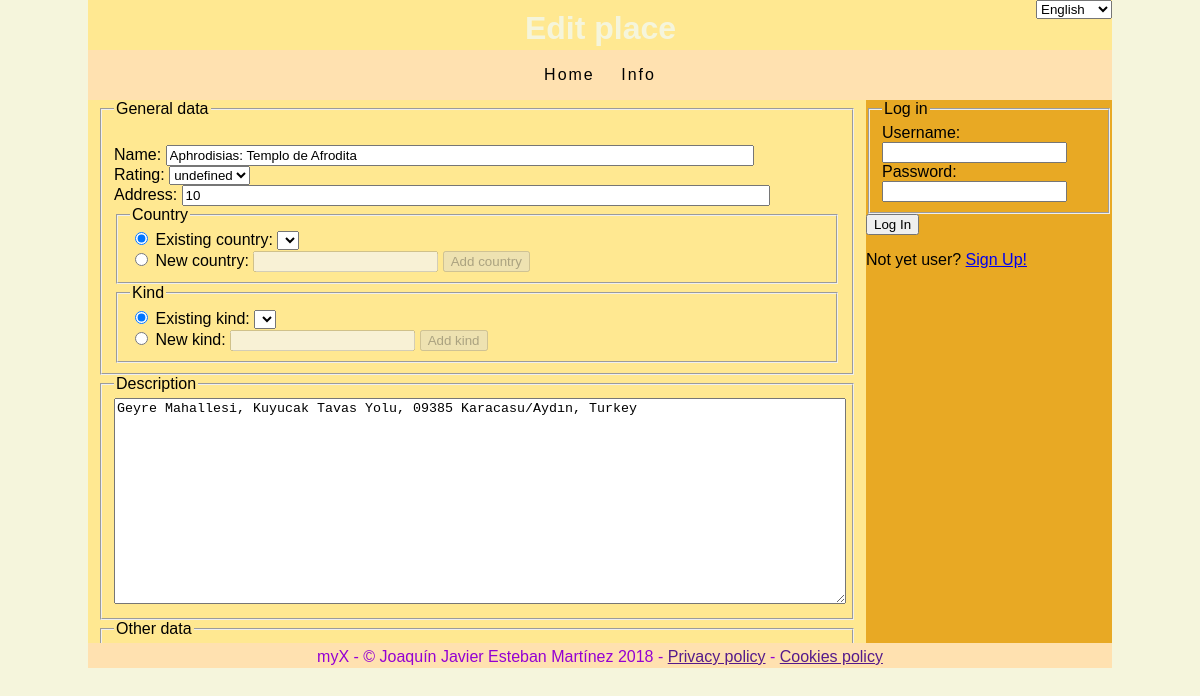
/locusEdit.php?locusID=738, run on the app's committed database.
### tables this page shows
CREATE TABLE `loca` (
    `locusID`       INTEGER NOT NULL,
    `achtung`       VARCHAR(255),
    `name`          VARCHAR(255) NOT NULL,
    `rating`        INTEGER,
    `address`       VARCHAR(255),
    `country`       INTEGER,
    `kind`          INTEGER,
    `descr`         MEDIUMTEXT,
    `coordExact`    VARCHAR(255),
    `coordGeneric`  VARCHAR(255),
    `web`           VARCHAR(255),
    `user`          INTEGER NOT NULL,
    INDEX (name),
    CONSTRAINT loca_pk PRIMARY KEY (locusID),
    CONSTRAINT loca_country_fk FOREIGN KEY (country) REFERENCES `countries` (countryID) ON DELETE CASCADE ON UPDATE CASCADE,
    CONSTRAINT loca_kind_fk FOREIGN KEY (kind) REFERENCES `kinds` (kindID) ON DELETE CASCADE ON UPDATE CASCADE,
    CONSTRAINT loca_user_fk FOREIGN KEY (user) REFERENCES `users` (userID) ON DELETE CASCADE ON UPDATE CASCADE
);

### locus.inc (called while the page is built, shortened)
<?php
class Locus {
    protected $name;
    protected $rating;
    protected $address;
    protected $descr;
    public function getName() {return $this->name;}
    public function getRating() {return $this->rating;}
    public function getAddress() {return $this->address;}
    public function getDescr() {return $this->descr;}
    public function __construct($locusID) {
        $pdo = DB::getDBHandle();
        $queryString = <<<QUERY
SELECT *
FROM `myX`.`loca`
WHERE `locusID` = :locusID
QUERY;
        $statement = $pdo->prepare($queryString);
        $statement->bindParam(":locusID", $locusID);
        $statement->execute();
        $row = $statement->fetch();
        $this->name = $row['name'];
        $this->rating = intval($row['rating']);
        $this->address = $row['address'];
        $this->descr = $row['descr'];
    }
}
?>

### locusEdit.php (the view, shortened to what this page needs)
<?php
require_once 'locus.inc';
if (isset($_GET['locusID'])) {
    $locusEdit = true;
    $locus = new Locus(intval($_GET['locusID']));
    $tempPraxis = false;
} else {
    $locusEdit = false;
    if (isset($_GET['tempPraxis'])) {
        $tempPraxis = true;
        $tempLocus = true;
    }
}
include 'header.inc';
echo "\t\t\t<section> \n";
echo "\t\t\t\t<form id=\"locusEditForm\" action=\"";
echo $tempPraxis ?
    "praxisEdit.php?praxisID=".$_SESSION['tempPraxis']['praxisID'] :
    "locusEditProcess.php";
echo "\" method=\"POST\" accept-charset=\"utf-8\">\n";
echo "\t\t\t\t\t<fieldset>\n";
echo "\t\t\t\t\t\t<legend>"._("General data")."</legend>\n";
echo "\" style=\"visibility: hidden; width: 80%\" /><br />\n";
echo "\t\t\t\t\t\t\t<label for=\"name\">"._("Name").":</label>\n";
echo "\t\t\t\t\t\t\t<input id=\"name\" type=\"text\" name=\"name\" value=\"";
if ($locusEdit)
    echo $locus->getName();
else if ($tempLocus && isset($_SESSION['tempLocusData']['name']))
    echo $_SESSION['tempLocusData']['name'];
echo "\" style=\"width: 80%\" /><br />\n";
echo "\t\t\t\t\t\t\t<label for=\"rating\">"._("Rating").":</label>\n";
echo "\t\t\t\t\t\t\t<select id=\"rating\" name=\"rating\">\n";
echo "\t\t\t\t\t\t\t\t<option value=\"0\"";
if ($locusEdit && ($locus->getRating() === 0))
    echo " selected=\"selected\"";
echo ">"._("undefined")."</option>\n";
echo "\t\t\t\t\t\t\t</select><br />\n";
echo "\t\t\t\t\t\t\t<label for=\"name\">"._("Address").":</label>\n";
echo "\t\t\t\t\t\t\t<input id=\"address\" type=\"text\" name=\"address\"".
    " value=\"";
if ($locusEdit)
    echo $locus->getAddress();
echo "\" style=\"width: 80%\" /><br />\n";
echo "\t\t\t\t\t\t\t<fieldset>\n";
echo "\t\t\t\t\t\t\t\t<legend>". _("Country")."</legend>\n";
echo "\t\t\t\t\t\t\t\t<input id=\"countryOriginExisting\" type=\"radio\"".
    " name=\"countryOrigin\"";
if ($locusEdit ||
    (!$locusEdit && $_SESSION['DBStatus']['doPracticaExist']))
        echo " checked=\"checked\"";
echo " />\n";
echo "\t\t\t\t\t\t\t\t<label for=\"countryOrigin\">"._("Existing country").
    ":</label>\n";
echo "\t\t\t\t\t\t\t\t<select name=\"countryID\" id=\"countryID\">\n";
echo "\t\t\t\t\t\t\t\t</select><br />\n";
echo "\t\t\t\t\t\t\t\t<input id=\"countryOriginNew\" type=\"radio\"".
    " name=\"countryOrigin\"";
if (!$locusEdit && !$_SESSION['DBStatus']['doPracticaExist'])
    echo " checked=\"checked\"";
echo " />\n";
echo "\t\t\t\t\t\t\t\t<label for=\"countryOrigin\">"._("New country").
    ":</label>\n";
echo "\t\t\t\t\t\t\t\t<input id=\"countryNewTxt\" type=\"text\"".
    " name=\"countryNew\" />\n";
echo "\t\t\t\t\t\t\t\t<button type=\"button\" id=\"countryNew\">".
    _("Add country")."</button>\n";
echo "\t\t\t\t\t\t\t</fieldset>\n";
echo "\t\t\t\t\t\t\t<fieldset>\n";
echo "\t\t\t\t\t\t\t\t<legend>". _("Kind")."</legend>\n";
echo "\t\t\t\t\t\t\t\t<input id=\"kindOriginExisting\" type=\"radio\"".
    " name=\"kindOrigin\"";
if ($locusEdit ||
    (!$locusEdit && $_SESSION['DBStatus']['doPracticaExist']))
        echo " checked=\"checked\"";
echo " />\n";
echo "\t\t\t\t\t\t\t\t<label for=\"kindsOrigin\">"._("Existing kind").
    ":</label>\n";
echo "\t\t\t\t\t\t\t\t<select name=\"kindID\" id=\"kindID\">\n";
echo "\t\t\t\t\t\t\t\t</select><br />\n";
echo "\t\t\t\t\t\t\t\t<input id=\"kindOriginNew\" type=\"radio\"".
    " name=\"kindOrigin\"";
if (!$locusEdit && !$_SESSION['DBStatus']['doPracticaExist'])
    echo " checked=\"checked\"";
echo " />\n";
echo "\t\t\t\t\t\t\t\t<label for=\"kindOrigin\">"._("New kind").
    ":</label>\n";
echo "\t\t\t\t\t\t\t\t<input id=\"kindNewTxt\" type=\"text\"".
    " name=\"kindNew\" />\n";
echo "\t\t\t\t\t\t\t\t<button type=\"button\" id=\"kindNew\">".
    _("Add kind")."</button>\n";
echo "\t\t\t\t\t\t\t</fieldset>\n";
echo "\t\t\t\t\t</fieldset>\n";
echo "\t\t\t\t\t<div id=\"descr\">\n";
echo "\t\t\t\t\t\t<fieldset>\n";
echo "\t\t\t\t\t\t\t<legend>"._("Description")."</legend>\n";
echo "\t\t\t\t\t\t\t<textarea id=\"descrTxt\" name=\"descr\"".
    " style=\"width: 100%; height: 200px;\">";
if ($locusEdit)
    echo $locus->getDescr();
echo "</textarea>\n";
echo "\t\t\t\t\t\t</fieldset>\n";
echo "\t\t\t\t\t</div>\n";
echo "\t\t\t\t\t<fieldset>\n";
echo "\t\t\t\t\t\t<legend>"._("Other data")."</legend>\n";
echo "\" /><br />\n";
echo "\" /><br />\n";
echo "\" style=\"width: 80%\" /><br />\n";
echo "\t\t\t\t\t</fieldset>\n";
echo "\t\t\t\t</form>\n";
echo "\t\t\t</section> \n\n";
require_once 'footer.inc';
?>

### stylesheets/default.css (style rules this page uses)
:root { --rootColor: #FF000D; --analogousColor1: #FF6B42; --analogousColor2: #E84E3D; --analogousColor3: #E84991; --analogousColor4: #FF4FE6; --rootColor: #FF9900; --analogousColor1: #FFD242; --analogousColor2: #E8B23D; --analogousColor3: #E89749; --analogousColor4: #FF904F; --rootColor: #FFE1B0; --analogousColor1: #FFE891; --analogousColor2: #E8A924; --analogousColor3: #E88A24; --analogousColor4: #FFB281; }
html { height: 100%; }
body { height: 100%; background: beige; margin: 0; padding: 0; font-family: sans-serif; }
section { position: absolute; width: 758px; height: 543px; top: 100px; left: 0; border: none; background-color: var(--analogousColor1); margin: 0 auto; padding: 0 10px 0 10px; overflow: auto; }

### data on the page
loca: name "Aphrodisias: Templo de Afrodita", address "10", descr "Geyre Mahallesi, Kuyucak Tavas Yolu, 09385 Karacasu/Aydın, Turkey"

### other printed values
_("General data") "General data"
_("Name") "Name"
_("Rating") "Rating"
_("Address") "Address"
_("Country") "Country"
_("Existing country") "Existing country"
_("New country") "New country"
_("Add country") "Add country"
_("Kind") "Kind"
_("Existing kind") "Existing kind"
_("New kind") "New kind"
_("Add kind") "Add kind"
_("Description") "Description"
_("Other data") "Other data"
_("Log in") "Log in"
